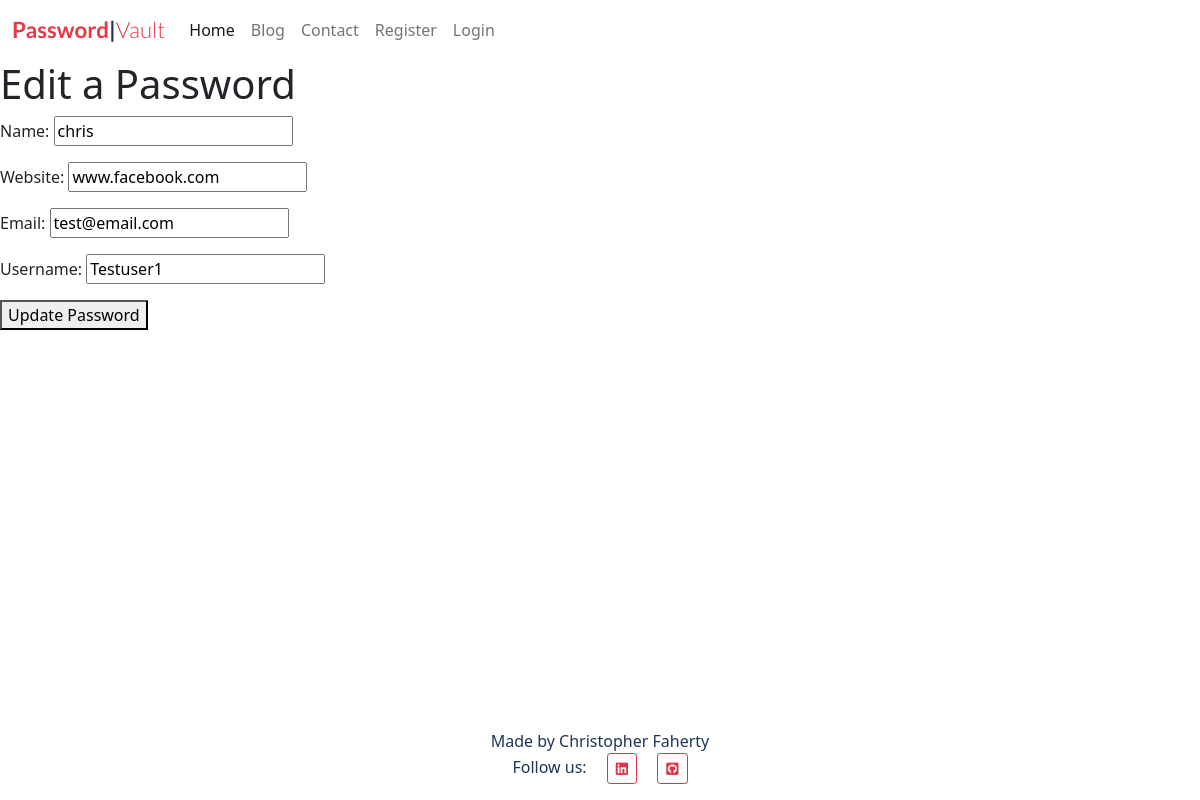
The page /edit/2 on the database as committed earlier.
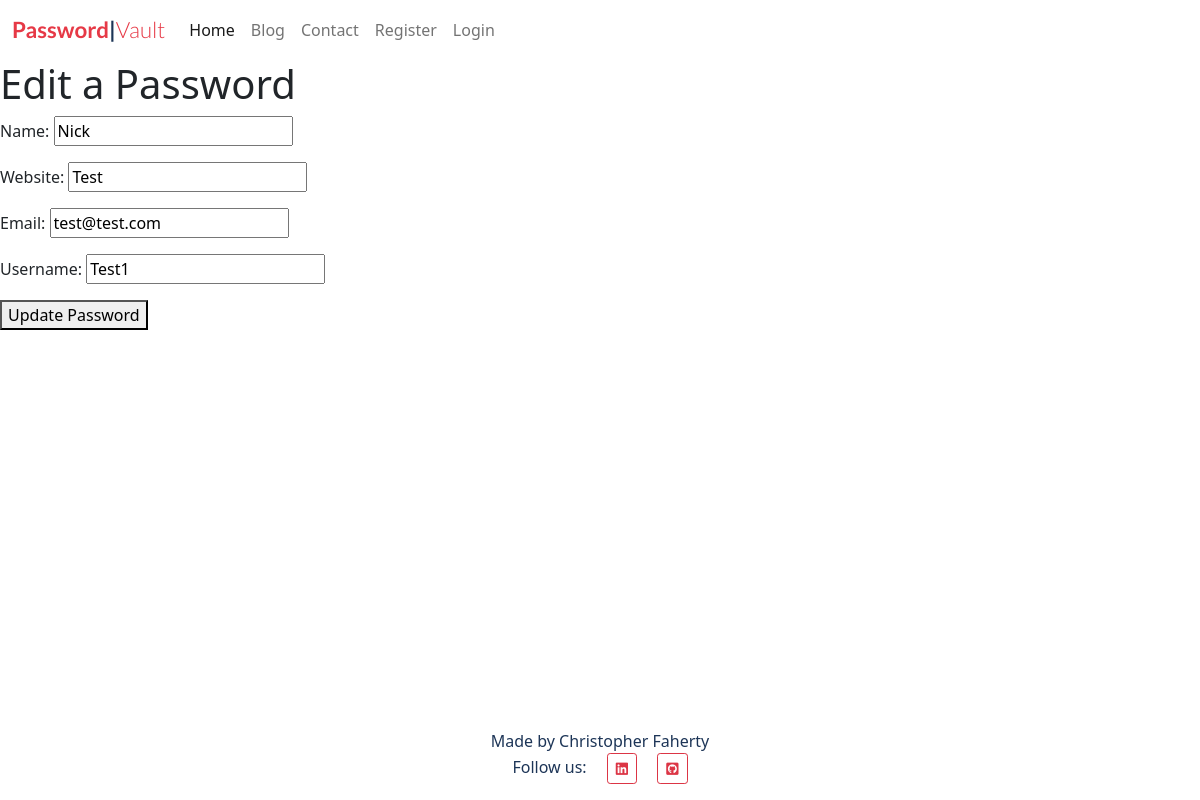
The same page on the database as committed later.
### pwmanagerapp/models.py (models this page shows, shortened)
class PwAccount(models.Model):
    user = models.ForeignKey(User, on_delete=models.CASCADE, related_name="pwaccount", null=True)
    name = models.CharField(max_length=200)
    website = models.CharField(max_length =100)
    email = models.EmailField(max_length =100)
    username = models.CharField(max_length =50)
    password = encrypt(models.CharField(max_length=50, blank=False))

### pwmanagerapp/views.py (the view)
# urls.py: path("edit/<acc_id>", edit, name="edit"),
def edit(request, acc_id):
    acc = get_object_or_404(PwAccount, id=acc_id)
    if request.method == 'POST':
        form = CreateNewPwAccount(request.POST, instance=acc)
        if form.is_valid():
            form.save()
            return redirect('view')
    form = CreateNewPwAccount(instance=acc)
    context = {
        'form': form
    }
    return render(request, 'pwmanagerapp/edit_password.html', context)

### pwmanagerapp/forms.py
class CreateNewPwAccount(forms.ModelForm):
    class Meta:
        model = PwAccount
        fields = ['name','website','email','username','password']

### pwmanagerapp/templates/pwmanagerapp/edit_password.html (shortened to what this page needs)
{% extends "base.html" %}
{% block content %}
<!DOCTYPE html>
<html lang="en">
<head>
</head>
<body>
    <h1> Edit a Password </h1>
    <form method="POST">
        {{ form.as_p }}
        <div>
            <p>
            <button type="submit">Update Password</button>
            </p>
        </div>
    </form>
</body>
</html>
{% endblock %}

Rows that differ between the two databases and show on the page:
changed PwAccount: name "chris" → "Nick"; website "www.facebook.com" → "Test"; email "test@email.com" → "test@test.com"; username "Testuser1" → "Test1"
